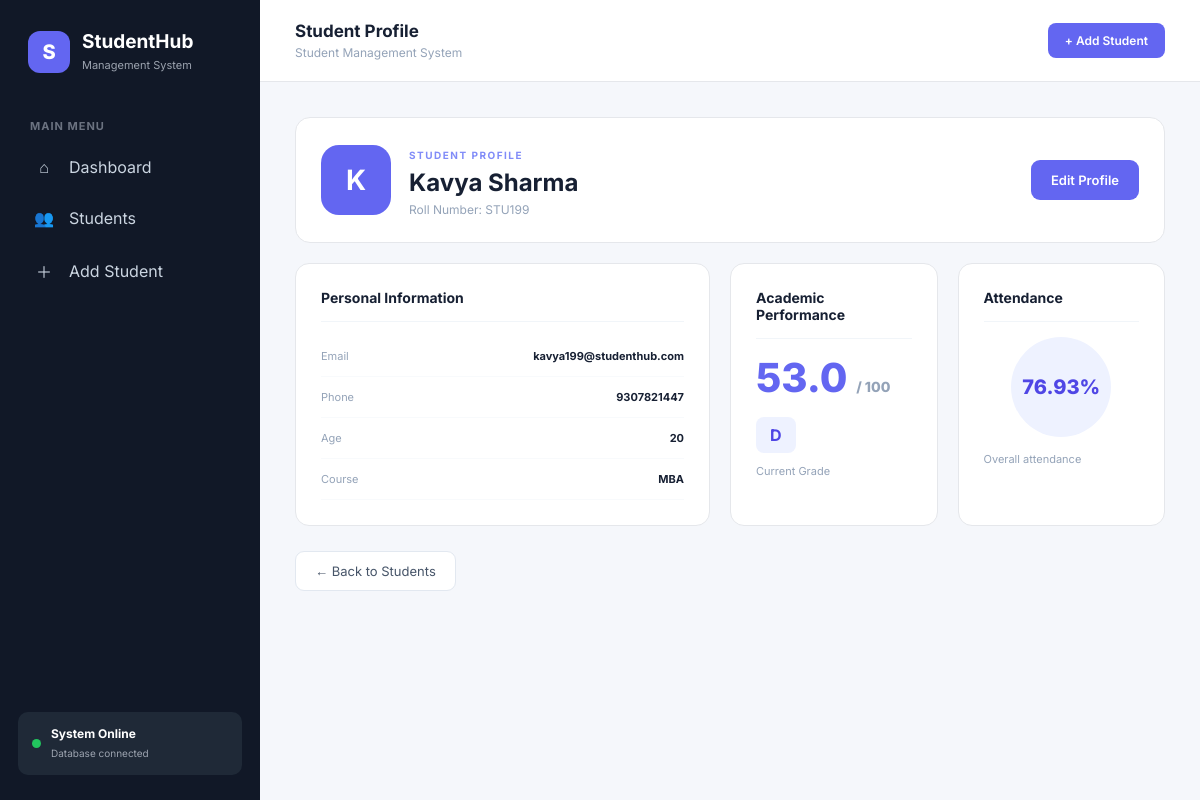
/student/201, run on the app's committed database.
### tables this page shows
CREATE TABLE students (
            id INTEGER PRIMARY KEY AUTOINCREMENT,
            name TEXT NOT NULL,
            roll TEXT NOT NULL UNIQUE,
            email TEXT NOT NULL,
            course TEXT NOT NULL,
            age INTEGER,
            phone TEXT,
            attendance REAL DEFAULT 0,
            marks REAL DEFAULT 0
        );

### app.py (the view)
@app.route("/student/<int:student_id>")
def student_details(student_id):
    conn = get_db_connection()
    student = conn.execute(
        "SELECT * FROM students WHERE id = ?",
        (student_id,)
    ).fetchone()
    conn.close()
    if student is None:
        flash("Student not found!", "error")
        return redirect(url_for("view_students"))
    return render_template(
        "student_details.html",
        student=student
    )

### app.py (called while the page is built)
def get_db_connection():
    conn = sqlite3.connect(DATABASE)
    conn.row_factory = sqlite3.Row
    return conn

def calculate_grade(marks):
    if marks >= 90:
        return "A+"
    elif marks >= 80:
        return "A"
    elif marks >= 70:
        return "B"
    elif marks >= 60:
        return "C"
    elif marks >= 50:
        return "D"
    else:
        return "F"

@app.context_processor
def utility_functions():
    return dict(calculate_grade=calculate_grade)

### templates/student_details.html (shortened to what this page needs)
{% extends "base.html" %}
{% block page_heading %}
Student Profile
{% endblock %}
{% block content %}
<div class="profile-header">
    <div class="big-avatar">
        {{ student.name[0].upper() }}
    </div>
    <div>
        <span class="welcome-tag">
            STUDENT PROFILE
        </span>
        <h1>
            {{ student.name }}
        </h1>
        <p>
            Roll Number: {{ student.roll }}
        </p>
    </div>
    <div class="profile-actions">
        <a
            href="{{ url_for(
                'edit_student',
                student_id=student.id
            ) }}"
            class="primary-btn"
        >
            Edit Profile
        </a>
    </div>
</div>
<div class="profile-grid">
    <div class="profile-card">
        <h3>
            Personal Information
        </h3>
        <div class="info-row">
            <span>Email</span>
            <strong>
                {{ student.email }}
            </strong>
        </div>
        <div class="info-row">
            <span>Phone</span>
            <strong>
                {{ student.phone or 'Not provided' }}
            </strong>
        </div>
        <div class="info-row">
            <span>Age</span>
            <strong>
                {{ student.age or 'Not provided' }}
            </strong>
        </div>
        <div class="info-row">
            <span>Course</span>
            <strong>
                {{ student.course }}
            </strong>
        </div>
    </div>
    <div class="profile-card">
        <h3>
            Academic Performance
        </h3>
        <div class="performance-number">
            {{ student.marks }}
            <span>/ 100</span>
        </div>
        <div class="grade-large">
            {{ calculate_grade(student.marks) }}
        </div>
        <p>
            Current Grade
        </p>
    </div>
    <div class="profile-card">
        <h3>
            Attendance
        </h3>
        <div class="attendance-circle">
            {{ student.attendance }}%
        </div>
        <p>
            Overall attendance
        </p>
    </div>
</div>
<div class="bottom-actions">
    <a href="{{ url_for('view_students') }}"
       class="secondary-btn">
        ← Back to Students
    </a>
</div>
{% endblock %}

### static/style.css (style rules this page uses)
* { box-sizing: border-box; }
body { margin: 0; font-family: 'Inter', Arial, sans-serif; background: #f5f7fb; color: #172033; }
.primary-btn { display: inline-block; background: #6366f1; color: white; border: none; padding: 12px 20px; border-radius: 9px; font-size: 13px; font-weight: 600; text-decoration: none; cursor: pointer; transition: 0.2s; }
.secondary-btn { display: inline-block; background: white; color: #475569; border: 1px solid #e2e8f0; padding: 11px 19px; border-radius: 9px; font-size: 13px; text-decoration: none; cursor: pointer; }
.welcome-tag { font-size: 10px; font-weight: 700; letter-spacing: 1.5px; color: #818cf8; }
.profile-header { background: white; border: 1px solid #e5e7eb; border-radius: 15px; padding: 25px; display: flex; align-items: center; gap: 18px; margin-bottom: 20px; }
.big-avatar { width: 65px; height: 65px; background: #eef2ff; color: #6366f1; border-radius: 17px; display: flex; align-items: center; justify-content: center; font-size: 25px; font-weight: 800; }
.profile-header h1 { margin: 5px 0; font-size: 24px; }
.profile-header p { margin: 0; color: #94a3b8; font-size: 12px; }
.profile-actions { margin-left: auto; }
.profile-grid { display: grid; grid-template-columns: 2fr 1fr 1fr; gap: 20px; }
.profile-card { background: white; border: 1px solid #e5e7eb; border-radius: 14px; padding: 25px; }
.profile-card h3 { margin-top: 0; font-size: 14px; padding-bottom: 15px; border-bottom: 1px solid #f1f5f9; }
.info-row { display: flex; justify-content: space-between; gap: 20px; padding: 13px 0; border-bottom: 1px solid #f8fafc; }
.info-row span { color: #94a3b8; font-size: 11px; }
.info-row strong { font-size: 11px; text-align: right; }
.performance-number { font-size: 40px; font-weight: 800; color: #6366f1; }
.performance-number span { font-size: 14px; color: #94a3b8; }
.grade-large { display: inline-block; margin-top: 15px; padding: 8px 14px; background: #eef2ff; color: #4f46e5; border-radius: 8px; font-weight: 700; }
.profile-card > p { color: #94a3b8; font-size: 11px; }
.attendance-circle { width: 100px; height: 100px; border-radius: 50%; background: #eef2ff; color: #4f46e5; display: flex; align-items: center; justify-content: center; font-size: 20px; font-weight: 800; margin: 15px auto; }
.bottom-actions { margin-top: 25px; }
.big-avatar { width: 70px; height: 70px; background: #6366f1; color: white; border-radius: 18px; display: flex; align-items: center; justify-content: center; font-size: 28px; font-weight: bold; }

### data on the page
students: name "K", name "Kavya Sharma", roll "STU199", email "kavya199@studenthub.com", phone "9307821447", age "20", course "MBA", marks "53.0", marks "D", attendance "76.93"
